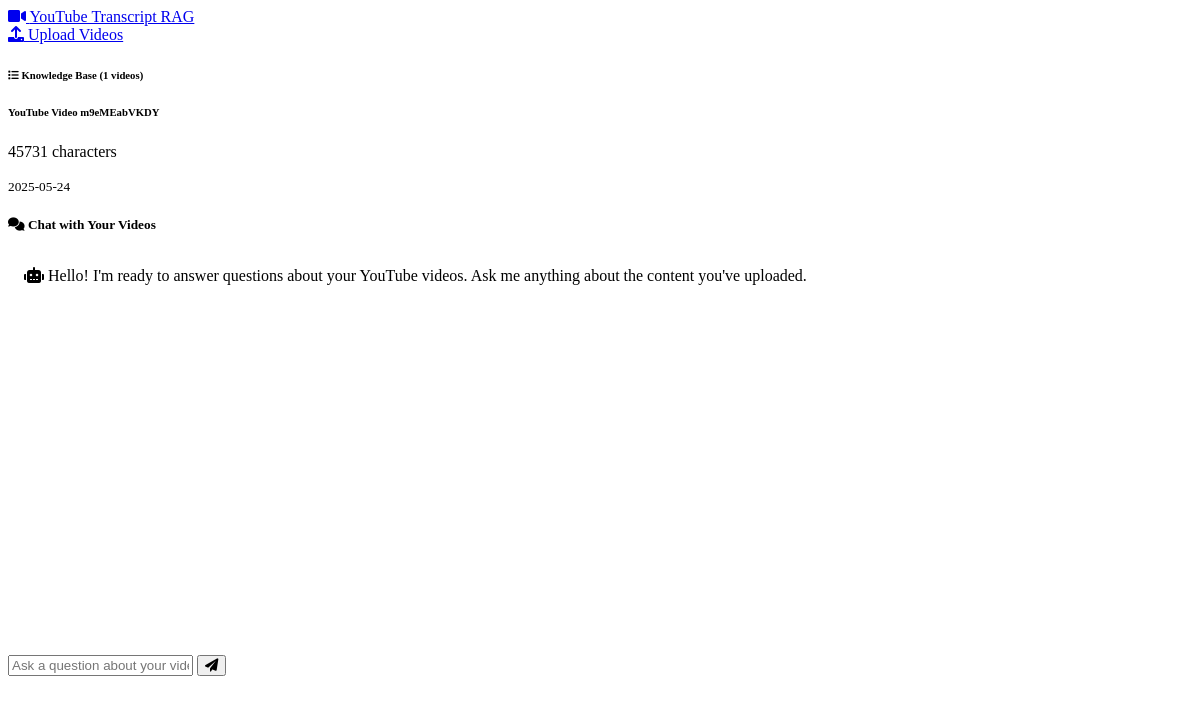
Page /chat on the committed database.
### models.py (models this page shows, shortened)
class Video(db.Model):
    id = db.Column(db.Integer, primary_key=True)
    title = db.Column(db.String(500), nullable=False)
    youtube_url = db.Column(db.String(500), unique=True, nullable=False)
    transcript = db.Column(db.Text, nullable=False)
    processed = db.Column(db.Boolean, default=False)
    created_at = db.Column(db.DateTime, default=datetime.utcnow)
    duration_seconds = db.Column(db.Integer, default=0)
    view_count = db.Column(db.Integer, default=0)
    author = db.Column(db.String(200), default="")

### app.py (the view)
@app.route('/chat')
def chat():
    videos = models.Video.query.filter_by(processed=True).all()
    if not videos:
        flash('Please upload and process some videos first', 'info')
        return redirect(url_for('index'))
    return render_template('chat.html', videos=videos)

### templates/chat.html (shortened to what this page needs)
<!DOCTYPE html>
<html lang="en" data-bs-theme="dark">
<head>
    <link href="https://cdn.replit.com/agent/bootstrap-agent-dark-theme.min.css" rel="stylesheet">
    <link href="https://cdnjs.cloudflare.com/ajax/libs/font-awesome/6.0.0/css/all.min.css" rel="stylesheet">
    <link href="{{ url_for('static', filename='css/style.css') }}" rel="stylesheet">
</head>
<body>
    <nav class="navbar navbar-expand-lg navbar-dark">
        <div class="container">
            <a class="navbar-brand" href="{{ url_for('index') }}">
                <i class="fas fa-video me-2"></i>
                YouTube Transcript RAG
            </a>
            <div class="navbar-nav ms-auto">
                <a class="nav-link" href="{{ url_for('index') }}">
                    <i class="fas fa-upload me-1"></i>
                    Upload Videos
                </a>
            </div>
        </div>
    </nav>
    <div class="container-fluid my-3">
        <div class="row h-100">
            <div class="col-md-3">
                <div class="card h-100">
                    <div class="card-header">
                        <h6 class="card-title mb-0">
                            <i class="fas fa-list me-2"></i>
                            Knowledge Base ({{ videos|length }} videos)
                        </h6>
                    </div>
                    <div class="card-body p-0">
                        <div class="list-group list-group-flush">
                            {% for video in videos %}
                            <div class="list-group-item">
                                <div class="d-flex w-100 justify-content-between">
                                    <h6 class="mb-1">{{ video.title[:50] }}{% if video.title|length > 50 %}...{% endif %}</h6>
                                </div>
                                <p class="mb-1 text-muted small">
                                    {{ video.transcript|length }} characters
                                </p>
                                <small class="text-muted">
                                    {{ video.created_at.strftime('%Y-%m-%d') }}
                                </small>
                            </div>
                            {% endfor %}
                        </div>
                    </div>
                </div>
            </div>
            <div class="col-md-9">
                <div class="card h-100">
                    <div class="card-header">
                        <h5 class="card-title mb-0">
                            <i class="fas fa-comments me-2"></i>
                            Chat with Your Videos
                        </h5>
                    </div>
                    <div class="card-body d-flex flex-column p-0">
                        <div id="chat-messages" class="flex-grow-1 p-3 overflow-auto" style="min-height: 400px; max-height: 60vh;">
                            <div class="chat-message assistant-message">
                                <div class="message-content">
                                    <i class="fas fa-robot me-2"></i>
                                    Hello! I'm ready to answer questions about your YouTube videos. Ask me anything about the content you've uploaded.
                                </div>
                            </div>
                        </div>
                        <div class="border-top p-3">
                            <form id="chat-form" class="d-flex gap-2">
                                <input
                                    type="text"
                                    id="message-input"
                                    class="form-control"
                                    placeholder="Ask a question about your videos..."
                                    required
                                >
                                <button type="submit" class="btn btn-primary" id="send-btn">
                                    <i class="fas fa-paper-plane"></i>
                                </button>
                            </form>
                        </div>
                    </div>
                </div>
            </div>
        </div>
    </div>
</body>
</html>

### static/css/style.css (style rules this page uses)
:root { --chat-user-bg: var(--bs-primary); --chat-assistant-bg: var(--bs-secondary); --border-radius: 0.75rem; }
.chat-message { margin-bottom: 1rem; animation: fadeIn 0.3s ease-in; }
.chat-message .message-content { padding: 0.75rem 1rem; border-radius: var(--border-radius); max-width: 80%; word-wrap: break-word; }
.assistant-message .message-content { background-color: var(--chat-assistant-bg); color: var(--bs-body-color); }
#chat-messages { scrollbar-width: thin; scrollbar-color: var(--bs-secondary) transparent; }

### rows in the picture
Video: title "YouTube Video m9eMEabVKDY", transcript|length "45731", created_at "2025-05-24"

### other values in the picture
{{ videos|length }} "1"
